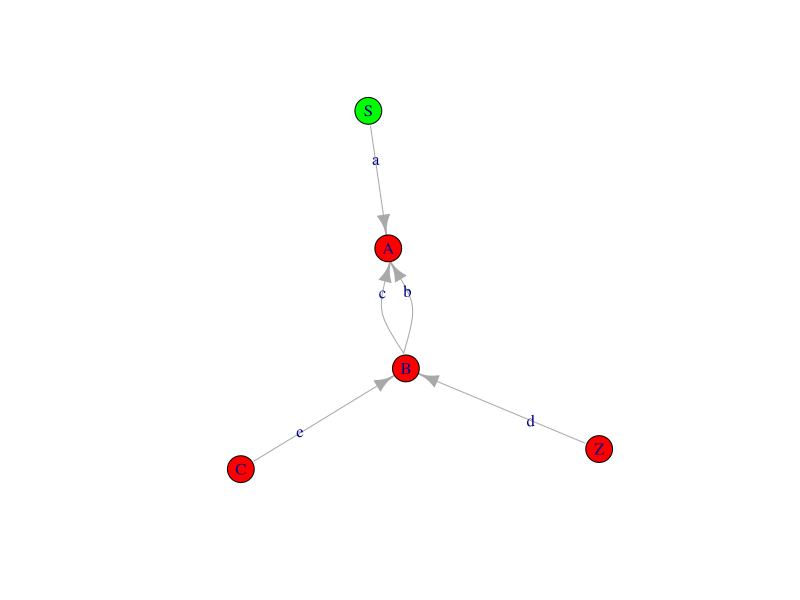

Source code (R):
library(igraph)

g = graph(c("S","A","B","A","B", "A","Z","B","C","B"), directed = TRUE) #Conexiones
#S -> A
#B -> A
#B -> A
#Z -> B
#C -> B

edge.labels = c("a","b","c","d","e") #Nombre de Aristas
colors = c("green","red","red","red","red") #Color de Vertices

plot(g,edge.label = edge.labels,vertex.color = colors)

